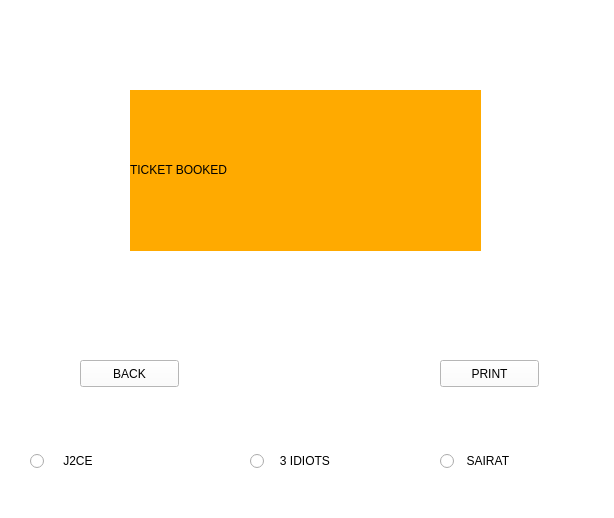
<?xml version="1.0" encoding="UTF-8"?>
<ui version="4.0">
 <class>Form</class>
 <widget class="QWidget" name="Form">
  <property name="geometry">
   <rect>
    <x>0</x>
    <y>0</y>
    <width>614</width>
    <height>518</height>
   </rect>
  </property>
  <property name="windowTitle">
   <string>Form</string>
  </property>
  <property name="autoFillBackground">
   <bool>false</bool>
  </property>
  <property name="styleSheet">
   <string notr="true">background-color: rgb(255, 255, 255);</string>
  </property>
  <widget class="QPushButton" name="print">
   <property name="geometry">
    <rect>
     <x>440</x>
     <y>360</y>
     <width>99</width>
     <height>27</height>
    </rect>
   </property>
   <property name="text">
    <string>PRINT</string>
   </property>
  </widget>
  <widget class="QPushButton" name="back">
   <property name="geometry">
    <rect>
     <x>80</x>
     <y>360</y>
     <width>99</width>
     <height>27</height>
    </rect>
   </property>
   <property name="text">
    <string>BACK</string>
   </property>
  </widget>
  <widget class="QLabel" name="mylabel">
   <property name="geometry">
    <rect>
     <x>130</x>
     <y>90</y>
     <width>351</width>
     <height>161</height>
    </rect>
   </property>
   <property name="styleSheet">
    <string notr="true">background-color: rgb(255, 170, 0);</string>
   </property>
   <property name="text">
    <string>&lt;html&gt;&lt;head/&gt;&lt;body&gt;&lt;p&gt;TICKET BOOKED&lt;/p&gt;&lt;/body&gt;&lt;/html&gt;</string>
   </property>
  </widget>
  <widget class="QRadioButton" name="radioButton">
   <property name="geometry">
    <rect>
     <x>30</x>
     <y>450</y>
     <width>117</width>
     <height>22</height>
    </rect>
   </property>
   <property name="text">
    <string>    J2CE</string>
   </property>
  </widget>
  <widget class="QRadioButton" name="radioButton_2">
   <property name="geometry">
    <rect>
     <x>250</x>
     <y>450</y>
     <width>117</width>
     <height>22</height>
    </rect>
   </property>
   <property name="text">
    <string>   3 IDIOTS</string>
   </property>
  </widget>
  <widget class="QRadioButton" name="radioButton_3">
   <property name="geometry">
    <rect>
     <x>440</x>
     <y>450</y>
     <width>117</width>
     <height>22</height>
    </rect>
   </property>
   <property name="text">
    <string>  SAIRAT</string>
   </property>
  </widget>
  <widget class="QLabel" name="label">
   <property name="geometry">
    <rect>
     <x>7</x>
     <y>0</y>
     <width>601</width>
     <height>511</height>
    </rect>
   </property>
   <property name="text">
    <string/>
   </property>
   <property name="textFormat">
    <enum>Qt::RichText</enum>
   </property>
   <property name="pixmap">
    <pixmap>../mkc.png</pixmap>
   </property>
   <property name="alignment">
    <set>Qt::AlignHCenter|Qt::AlignTop</set>
   </property>
  </widget>
  <zorder>label</zorder>
  <zorder>print</zorder>
  <zorder>back</zorder>
  <zorder>mylabel</zorder>
  <zorder>radioButton_3</zorder>
  <zorder>radioButton_2</zorder>
  <zorder>radioButton</zorder>
 </widget>
 <resources/>
 <connections/>
</ui>
